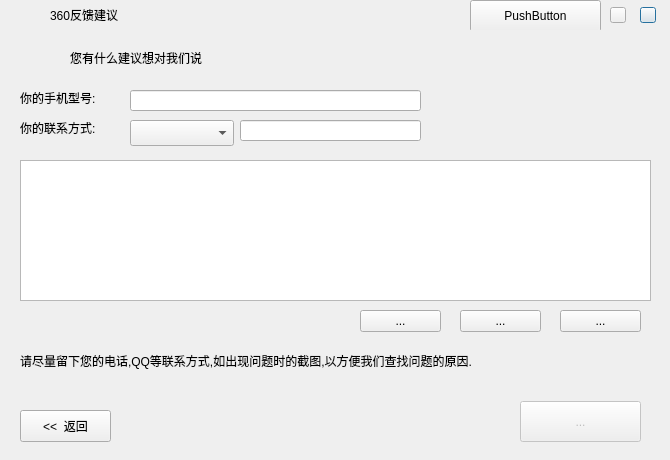
<?xml version="1.0" encoding="UTF-8"?>
<ui version="4.0">
 <class>QuestionDialog</class>
 <widget class="QDialog" name="QuestionDialog">
  <property name="geometry">
   <rect>
    <x>0</x>
    <y>0</y>
    <width>670</width>
    <height>460</height>
   </rect>
  </property>
  <property name="windowTitle">
   <string>Dialog</string>
  </property>
  <widget class="QWidget" name="topWidget" native="true">
   <property name="geometry">
    <rect>
     <x>0</x>
     <y>0</y>
     <width>670</width>
     <height>30</height>
    </rect>
   </property>
   <widget class="QWidget" name="icon" native="true">
    <property name="geometry">
     <rect>
      <x>10</x>
      <y>5</y>
      <width>20</width>
      <height>20</height>
     </rect>
    </property>
   </widget>
   <widget class="QLabel" name="lbTitle">
    <property name="geometry">
     <rect>
      <x>50</x>
      <y>5</y>
      <width>181</width>
      <height>20</height>
     </rect>
    </property>
    <property name="text">
     <string>360反馈建议</string>
    </property>
   </widget>
   <widget class="QPushButton" name="pbClose">
    <property name="geometry">
     <rect>
      <x>640</x>
      <y>7</y>
      <width>16</width>
      <height>16</height>
     </rect>
    </property>
    <property name="text">
     <string/>
    </property>
   </widget>
   <widget class="QPushButton" name="pbMin">
    <property name="geometry">
     <rect>
      <x>610</x>
      <y>7</y>
      <width>16</width>
      <height>16</height>
     </rect>
    </property>
    <property name="text">
     <string/>
    </property>
   </widget>
   <widget class="QPushButton" name="pbLuntan">
    <property name="geometry">
     <rect>
      <x>470</x>
      <y>0</y>
      <width>131</width>
      <height>32</height>
     </rect>
    </property>
    <property name="text">
     <string>PushButton</string>
    </property>
   </widget>
  </widget>
  <widget class="QWidget" name="mainWidget" native="true">
   <property name="geometry">
    <rect>
     <x>0</x>
     <y>30</y>
     <width>670</width>
     <height>430</height>
    </rect>
   </property>
   <widget class="QWidget" name="next" native="true">
    <property name="geometry">
     <rect>
      <x>0</x>
      <y>0</y>
      <width>670</width>
      <height>460</height>
     </rect>
    </property>
    <widget class="QWidget" name="nextIcon" native="true">
     <property name="geometry">
      <rect>
       <x>20</x>
       <y>10</y>
       <width>40</width>
       <height>30</height>
      </rect>
     </property>
    </widget>
    <widget class="QLabel" name="nextTitle">
     <property name="geometry">
      <rect>
       <x>70</x>
       <y>20</y>
       <width>231</width>
       <height>16</height>
      </rect>
     </property>
     <property name="text">
      <string>您有什么建议想对我们说</string>
     </property>
    </widget>
    <widget class="QLabel" name="nextPhone">
     <property name="geometry">
      <rect>
       <x>20</x>
       <y>60</y>
       <width>101</width>
       <height>16</height>
      </rect>
     </property>
     <property name="text">
      <string>你的手机型号:</string>
     </property>
    </widget>
    <widget class="QLabel" name="nextQQ">
     <property name="geometry">
      <rect>
       <x>20</x>
       <y>90</y>
       <width>101</width>
       <height>16</height>
      </rect>
     </property>
     <property name="text">
      <string>你的联系方式:</string>
     </property>
    </widget>
    <widget class="QLineEdit" name="lineEdit">
     <property name="geometry">
      <rect>
       <x>130</x>
       <y>60</y>
       <width>291</width>
       <height>21</height>
      </rect>
     </property>
    </widget>
    <widget class="QLineEdit" name="lineEdit_2">
     <property name="geometry">
      <rect>
       <x>240</x>
       <y>90</y>
       <width>181</width>
       <height>21</height>
      </rect>
     </property>
    </widget>
    <widget class="QTextEdit" name="nextTextEdit">
     <property name="geometry">
      <rect>
       <x>20</x>
       <y>130</y>
       <width>631</width>
       <height>141</height>
      </rect>
     </property>
    </widget>
    <widget class="QToolButton" name="nextScreenshot">
     <property name="geometry">
      <rect>
       <x>360</x>
       <y>280</y>
       <width>81</width>
       <height>22</height>
      </rect>
     </property>
     <property name="text">
      <string>...</string>
     </property>
    </widget>
    <widget class="QToolButton" name="nextPhoto">
     <property name="geometry">
      <rect>
       <x>460</x>
       <y>280</y>
       <width>81</width>
       <height>22</height>
      </rect>
     </property>
     <property name="text">
      <string>...</string>
     </property>
    </widget>
    <widget class="QToolButton" name="nextAnnex">
     <property name="geometry">
      <rect>
       <x>560</x>
       <y>280</y>
       <width>81</width>
       <height>22</height>
      </rect>
     </property>
     <property name="text">
      <string>...</string>
     </property>
    </widget>
    <widget class="QLabel" name="nextOther">
     <property name="geometry">
      <rect>
       <x>20</x>
       <y>320</y>
       <width>621</width>
       <height>21</height>
      </rect>
     </property>
     <property name="text">
      <string>请尽量留下您的电话,QQ等联系方式,如出现问题时的截图,以方便我们查找问题的原因.</string>
     </property>
    </widget>
    <widget class="QToolButton" name="nextPost">
     <property name="enabled">
      <bool>false</bool>
     </property>
     <property name="geometry">
      <rect>
       <x>520</x>
       <y>371</y>
       <width>121</width>
       <height>41</height>
      </rect>
     </property>
     <property name="text">
      <string>...</string>
     </property>
    </widget>
    <widget class="QPushButton" name="nextBack">
     <property name="geometry">
      <rect>
       <x>20</x>
       <y>380</y>
       <width>91</width>
       <height>32</height>
      </rect>
     </property>
     <property name="text">
      <string>&lt;&lt;  返回</string>
     </property>
    </widget>
    <widget class="QComboBox" name="nextComboBox">
     <property name="geometry">
      <rect>
       <x>130</x>
       <y>90</y>
       <width>104</width>
       <height>26</height>
      </rect>
     </property>
    </widget>
   </widget>
   <widget class="QWidget" name="home" native="true">
    <property name="geometry">
     <rect>
      <x>0</x>
      <y>0</y>
      <width>670</width>
      <height>430</height>
     </rect>
    </property>
    <widget class="QWidget" name="question" native="true">
     <property name="geometry">
      <rect>
       <x>0</x>
       <y>0</y>
       <width>271</width>
       <height>431</height>
      </rect>
     </property>
    </widget>
    <widget class="QWidget" name="widget" native="true">
     <property name="geometry">
      <rect>
       <x>270</x>
       <y>0</y>
       <width>401</width>
       <height>421</height>
      </rect>
     </property>
     <widget class="QWidget" name="layoutWidget">
      <property name="geometry">
       <rect>
        <x>5</x>
        <y>8</y>
        <width>401</width>
        <height>421</height>
       </rect>
      </property>
      <layout class="QGridLayout" name="gridLayout"/>
     </widget>
    </widget>
   </widget>
   <zorder>home</zorder>
   <zorder>next</zorder>
  </widget>
  <zorder>mainWidget</zorder>
  <zorder>topWidget</zorder>
 </widget>
 <resources/>
 <connections/>
</ui>
